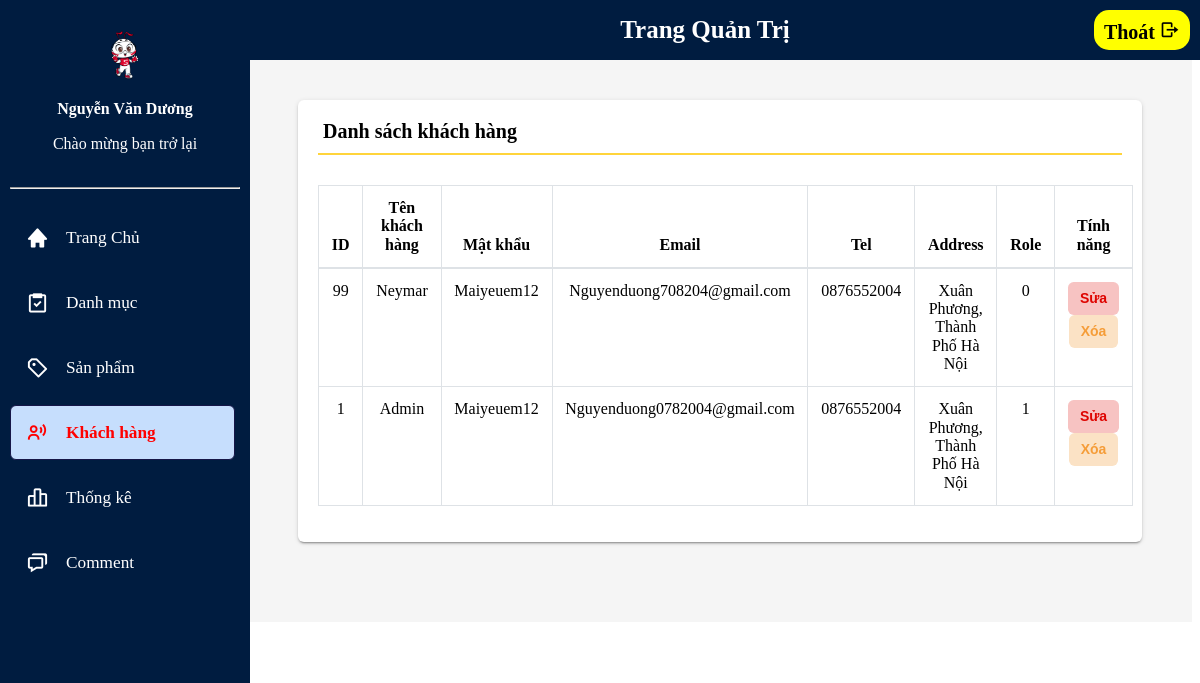
The app's page /Admin/index.php?act=list_client (signed in) with its own data.
### tables this page shows
CREATE TABLE `member` (
  `ID` int(10) NOT NULL,
  `User` varchar(50) NOT NULL,
  `Password` varchar(50) NOT NULL,
  `Email` varchar(255) NOT NULL,
  `Tel` varchar(15) DEFAULT NULL,
  `Address` varchar(255) DEFAULT NULL,
  `Role` tinyint(4) NOT NULL DEFAULT 0
);

### model/pdo.php (called while the page is built, shortened)
<?php
function pdo_get_connection()
{
    $dburl = "mysql:host=localhost;
            dbname=du_an_mau;
            charset=utf8";
    $username = 'root';
    $password = '';
    $conn = new PDO($dburl, $username, $password);
    $conn->setAttribute(PDO::ATTR_ERRMODE, PDO::ERRMODE_EXCEPTION);
    return $conn;
}
function pdo_query($sql)
{
    $sql_args = array_slice(func_get_args(), 1);
    try {
        $conn = pdo_get_connection();
        $stmt = $conn->prepare($sql);
        $stmt->execute($sql_args);
        $rows = $stmt->fetchAll();
        return $rows;
    } catch (PDOException $e) {
        throw $e;
    } finally {
        unset($conn);
    }
}

### model/Account.php (called while the page is built, shortened)
<?php
function loadAll_client()
{
    $sql = "SELECT * FROM member order by ID desc";
    $list_client = pdo_query($sql);
    return $list_client;
}

### Admin/Account/list_client.php (the view, shortened to what this page needs)
<!DOCTYPE html>
<html lang="en">
<head>
    <link rel="stylesheet" type="text/css" href="../style/main.css">
    <link rel="stylesheet" href="https://unpkg.com/boxicons@latest/css/boxicons.min.css">
</head>
<body>
    <header class="app-header">
        <ul class="app-nav">
            <h3>Trang Quản Trị</h3>
            <form action="index.php?act=out" class="rows">
                <a class="app-nav__item" href="../index.php">
                    Thoát <i class='bx bx-log-out bx-rotate-180'></i>
                </a>
            </form>
        </ul>
    </header>
    <aside class="app-sidebar">
        <div class="app-sidebar__user"><img class="app-sidebar__user-avatar" src="../image/Shipper_CPS3.77d4065.png" width="50px" alt="User Image">
            <div>
                <p class="app-sidebar__user-name"><b>Nguyễn Văn Dương</b></p>
                <p class="app-sidebar__user-designation">Chào mừng bạn trở lại</p>
            </div>
        </div>
        <hr>
        <ul class="app-menu">
            <li>
                <a class="app-menu__item" href="index.php">
                    <i class='app-menu__icon bx bxs-home'></i>
                    <span class="app-menu__label">Trang Chủ</span>
                </a>
            </li>
            <li>
                <a class="app-menu__item" href="index.php?act=add_dm">
                    <i class='app-menu__icon bx bx-task'></i>
                    <span class="app-menu__label">Danh mục</span>
                </a>
            </li>
            <li>
                <a class="app-menu__item" href="index.php?act=add_sp">
                    <i class='app-menu__icon bx bx-purchase-tag-alt'></i>
                    <span class="app-menu__label">Sản phẩm</span>
                </a>
            </li>
            <li>
                <a class="app-menu__item active" href="index.php?act=list_client">
                    <i class='app-menu__icon bx bx-user-voice'></i>
                    <span class="app-menu__label">Khách hàng</span>
                </a>
            </li>
            <li>
                <a class="app-menu__item" href="index.php?act=statistical">
                    <i class='app-menu__icon bx bx-bar-chart-alt-2'></i>
                    <span class="app-menu__label">Thống kê</span>
                </a>
            </li>
            <li>
                <a class="app-menu__item" href="index.php?act=commnet">
                    <i class='app-menu__icon bx bx bx-chat'></i>
                    <span class="app-menu__label">Comment</span>
                </a>
            </li>
        </ul>
    </aside>
    <main class="app-content">
        <div class="row">
            <div class="col-md-12">
                <div class="tile">
                    <h3 class="tile-title">Danh sách khách hàng</h3>
                    <div class="tile-body">
                        <table class="table table-hover table-bordered" id="sampleTable">
                            <thead>
                                <tr>
                                    <th>ID</th>
                                    <th>Tên khách hàng</th>
                                    <th>Mật khẩu</th>
                                    <th>Email</th>
                                    <th>Tel</th>
                                    <th>Address</th>
                                    <th>Role</th>
                                    <th>Tính năng</th>
                                </tr>
                            </thead>
                            <?php
                            foreach ($list_client as $client) {
                                extract($client);
                                $sua_client = "index.php?act=sua_client&id=" . $ID;
                                $xoa_client = "index.php?act=xoa_client&id=" . $ID;
                                echo '<tr>
                                    <td>' . $ID . '</td>
                                    <td>' . $User . '</td>
                                    <td>' . $Password . '</td>
                                    <td>' . $Email . '</td>
                                    <td>' . $Tel . '</td>
                                    <td>' . $Address . '</td>
                                    <td>' . $Role . '</td>
                                    <td>
                                    <a href="' . $sua_client . '"><input class="btn btn-primary btn-sm trash" type="button" value="Sửa"></a>
                                    <a href="' . $xoa_client . '"><input class="btn btn-primary btn-sm edit" type="button" value="Xóa"></a>
                                    </td>
                                    </tr>';
                            }
                            ?>
                        </table>
                    </div>
                </div>
            </div>
        </div>
    </main>
</body>
</html>

### records on screen
member: ID "99", User "Neymar", Password "Maiyeuem12", Email "Nguyenduong708204@gmail.com", Tel "0876552004", Address "Xuân Phương, Thành Phố Hà Nội", Role "0"
member: ID "1", User "Admin", Password "Maiyeuem12", Email "Nguyenduong0782004@gmail.com", Tel "0876552004", Address "Xuân Phương, Thành Phố Hà Nội", Role "1"
